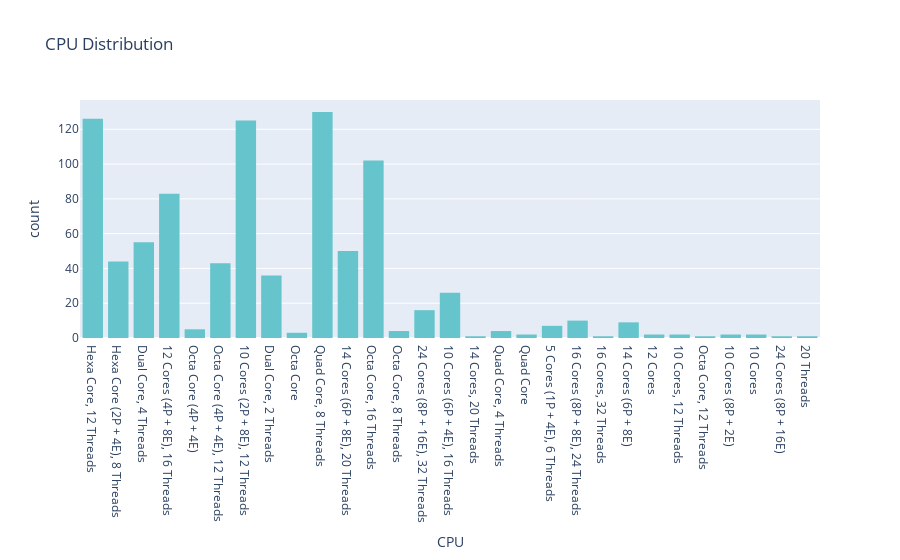

This figure's notebook cell:
### Code cell
# CPU Distribution
plt = px.histogram(df, x='CPU', title="CPU Distribution", color_discrete_sequence=px.colors.qualitative.Pastel)
plt.show()

### Figure 1 — Plotly figure (JSON) as saved in the notebook; plotly's stock layout.template omitted (floating-point values rounded to 4 significant figures; data arrays with more than 128 entries replaced by an {"elided": "..."} marker saying what was removed)
{"data": [{"alignmentgroup": "True", "bingroup": "x", "hovertemplate": "CPU=%{x}<br>count=%{y}<extra></extra>", "legendgroup": "", "marker": {"color": "rgb(102, 197, 204)", "pattern": {"shape": ""}}, "name": "", "offsetgroup": "", "orientation": "v", "showlegend": false, "type": "histogram", "x": {"elided": "893 str values"}, "xaxis": "x", "yaxis": "y"}], "layout": {"barmode": "relative", "legend": {"tracegroupgap": 0}, "title": {"text": "CPU Distribution"}, "xaxis": {"anchor": "y", "domain": [0, 1], "title": {"text": "CPU"}}, "yaxis": {"anchor": "x", "domain": [0, 1], "title": {"text": "count"}}}}
